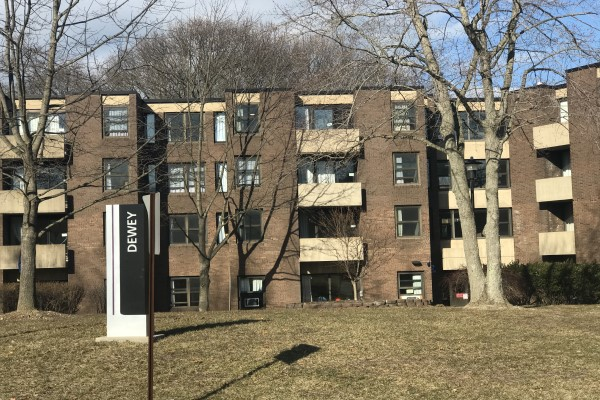
#> input picture SourceImages/stitch_m.jpg, 600 x 400 px
$ jupyter execute Khandaker_Abid_115478345_hw3.ipynb   (shell and % lines are left out)
#> lines starting #> are read from the running program, lines starting #| are printed output that depends on the picture
# CSE327 Homework3

**Due date: 23:59 on November 10, 2024 EST (Sunday)**

---
In this semester, we will use Google Colab for the assignments, which allows us to utilize resources that some of us might not have in their local machines such as GPUs. You will need to use your Stony Brook (*.stonybrook.edu) account for coding and Google Drive to save your results.

## Google Colab Tutorial
---
Go to https://colab.research.google.com/notebooks/, you will see a tutorial named "Welcome to Colaboratory" file, where you can learn the basics of using google colab.

Settings used for assignments: ***Edit -> Notebook Settings -> Runtime Type (Python 3)***.

## Local Machine Prerequisites
---
Since we are using Google Colab, all the code is run on the server environment where lots of libraries or packages have already been installed. In case of missing
 libraries or if you want to install them in your local machine, below are the links for installation.
* **Install Python 3.6**: https://www.python.org/downloads/ or use Anaconda (a Python distribution) at https://docs.continuum.io/anaconda/install/. Below are some materials and tutorials which you may find useful for learning Python if you are new to Python.
  - https://docs.python.org/3.6/tutorial/index.html
  - https://www.learnpython.org/
  - http://docs.opencv.org/3.0-beta/doc/py_tutorials/py_tutorials.html
  - http://www.scipy-lectures.org/advanced/image_processing/index.html

* **Install Python packages**: install Python packages: `numpy`, `matplotlib`, `opencv-python` using pip, for example:
```
pip install numpy matplotlib opencv-python
```
	Note that when using “pip install”, make sure that the version you are using is python3. Below are some commands to check which python version it uses in you machine. You can pick one to execute:

```
    pip show pip

    pip --version

    pip -V

```

Incase of wrong version, use pip3 for python3 explictly.

* **Install Jupyter Notebook**: follow the instructions at http://jupyter.org/install.html to install Jupyter Notebook and familiarize yourself  with it. *After you have installed Python and Jupyter Notebook, please open the notebook file 'HW1.ipynb' with your Jupyter Notebook and do your homework there.*

## Description
---
In this homework you will work on perspective projection and using SIFT features for scene stitching. There are 3 problems in this homework with a total of ***100 points (plus 10 Bonus points)***. Be sure to read **Submission Guidelines** below. They are important.

## Using SIFT in OpenCV 3.x.x in Local Machine
---
Feature descriptors like SIFT and SURF are no longer included in OpenCV since version 3. This section provides instructions on how to use SIFT for those who use OpenCV 3.x.x. If you are using OpenCV 2.x.x then you are all set, please skip this section. Read this if you are curious about why SIFT is removed https://www.pyimagesearch.com/2015/07/16/where-did-sift-and-surf-go-in-opencv-3/.

**We strongly recommend you to use SIFT methods in Colab for this homework**, the details will be described in the next section.

However, if you want to use SIFT in your local machine, one simple way to use the OpenCV in-built function `SIFT` is to switch back to version 2.x.x, but if you want to keep using OpenCV 3.x.x, do the following:
1. uninstall your original OpenCV package
2. install opencv-contrib-python using pip (pip is a Python tool for installing packages written in Python), please find detailed instructions at https://pypi.python.org/pypi/opencv-contrib-python

After you have your OpenCV set up, you should be able to use `cv2.xfeatures2d.SIFT_create()` to create a SIFT object, whose functions are listed at http://docs.opencv.org/3.0-beta/modules/xfeatures2d/doc/nonfree_features.html

## Using SIFT in OpenCV 3.x.x in Colab (RECOMMENDED)
---
The default version of OpenCV in Colab is 3.4.3. If we use SIFT method directly, typically we will get this error message:

```
error: OpenCV(3.4.3) /io/opencv_contrib/modules/xfeatures2d/src/sift.cpp:1207: error: (-213:The function/feature is not implemented) This algorithm is patented and is excluded in this configuration; Set OPENCV_ENABLE_NONFREE CMake option and rebuild the library in function 'create'

```

One simple way to use the OpenCV in-built function `SIFT` in Colab is to switch the version to the one from 'contrib'. Below is an example of switching OpenCV version:

1. Run the following command in one section in Colab, which has already been included in this assignment:
```
pip install opencv-contrib-python==3.4.2.17
```
2. Restart runtime by
```
Runtime -> Restart Runtime
```

Then you should be able to use use `cv2.xfeatures2d.SIFT_create()` to create a SIFT object, whose functions are listed at http://docs.opencv.org/3.0-beta/modules/xfeatures2d/doc/nonfree_features.html

## Some Resources
---
In addition to the tutorial document, the following resources can definitely help you in this homework:
- http://opencv-python-tutroals.readthedocs.io/en/latest/py_tutorials/py_feature2d/py_matcher/py_matcher.html
- http://docs.opencv.org/3.1.0/da/df5/tutorial_py_sift_intro.html
- http://docs.opencv.org/3.0-beta/modules/xfeatures2d/doc/nonfree_features.html?highlight=sift#cv2.SIFT
- http://docs.opencv.org/3.0-beta/doc/py_tutorials/py_imgproc/py_geometric_transformations/py_geometric_transformations.html

[cell 1]
# pip install the OpenCV version from 'contrib'
#!pip install opencv-contrib-python==4.10.0.84    not needed

[cell 2]
# import packages here
import cv2
import math
import numpy as np
import matplotlib.pyplot as plt
print(cv2.__version__) # verify OpenCV version

[cell 3]
# Mount your google drive where you've saved your assignment folder
from google.colab import drive
drive.mount('/content/gdrive')

[cell 4]
# Set your working directory (in your google drive)
#   change it to your specific homework directory.
%cd '/content/gdrive/My Drive/CSE327/Khandaker_Abid_115478345_hw3'

## Problem 1: Pinhole camera model
{30 points} The figure below shows a typical pinhole camera model. We construct a camera frame of reference centered at the focal point of the camera with the z axis along the principal optical axis of the device. The focal length of this camera, f, is 8mm, the CCD sensor on the focal plane is 4mm wide and 3mm tall as shown. The sensor is divided into a grid of 800 pixels in the x direction and 600pixels in the y direction. The center of the imaging array corresponds to the point where the optical axis cuts the focal plane. The pixel coordinates are indexed from the bottom right hand corner as shown (Attention on the axes directions).

- **Step 1 (5pt)**. Compute the matrix of intrinsic parameters which relates the coordinates of features given with respect to the camera frame to the pixel coordinates of the projection of that point on the sensor. That is give an A such that:

######## Your answer here ########

[cell 5]
#   [ [8, 0, 0, 0]
#     [0, 8, 0, 0]
#     [0, 0, 1, 0] ]
#reasoning: focal length 8mm, no apparant skew, optical plane appears to be at (0,0), no extrinsic factors mentioned

- **Step 2 (10pt)**. Consider a wireframe cube 2 meters on side that is initially centered and axis-aligned with the cameras frame of reference; that is, initially the frame of reference of the cube and the frame of reference of the camera are initially coincident. Now consider what would happen if we first rotated the cube about the axis (3,4,-1) by 60 degrees then translated it by +10 meters along the z-axis (remember to normalize the axis to unit length).

> (i) Use a numpy array to represent the 4x4 matrix of extrinsic parameters which corresponds to the transformation from the blocks new frame of reference to the camera frame. Use the **axis/angle representation** for rotation (remember to include translation). Refer to section 2.1.4 in Szeliski for more details.

[cell 6]
######## Your code here ##########
def cross_prod_form(x):
  return np.array([
      [0,       -1*x[2],   x[1]],
      [x[2],    0,      -1*x[0]],
      [-1*x[1], x[0],         0]
  ])
def transformation(rot_axis, rot_angle, translation):
  rot_axis = rot_axis/np.linalg.norm(rot_axis)
  i = np.identity(3);
  nx = cross_prod_form(rot_axis);
  rot = (i) + (np.sin(np.deg2rad(rot_angle))*nx) + ((1-np.cos(np.deg2rad(rot_angle)))*(np.matmul(nx,nx)));
  ext_mat = np.zeros((4, 3));
  ext_mat[0:3, 0:3] = rot;
  ext_mat = np.column_stack((ext_mat, np.append(translation, 1)));

  #calculate the 4x4 matrix using axis/angle representation

  return ext_mat

> (ii) Use a numpy array to represent the 4x4 matrix of extrinsic parameters which corresponds to the transformation from the blocks new frame of reference to the camera frame. Use the **quaternion representation** for rotation. Verify that you get the same result in (i) and (ii). The quaternion definition based on the axis/angle representation is given below. Refer to section 2.1.4 in Szeliski for more details.

[cell 7]
######## Your code here ##########

def transformation_quaternion(rot_axis, rot_angle, translation):

  #calculate the 4x4 matrix using the quaternion representation
  rot_axis = rot_axis/np.linalg.norm(rot_axis)
  i = np.identity(3);
  v = np.sin(np.deg2rad(rot_angle/2))*rot_axis;
  w = np.cos(np.deg2rad(rot_angle/2));
  vx = cross_prod_form(v);
  rot = i + ((2*w)*vx) + (2*np.matmul(vx,vx));
  ext_mat_quaternion = np.zeros((4, 3));
  ext_mat_quaternion[0:3, 0:3] = rot;
  ext_mat_quaternion = np.column_stack((ext_mat_quaternion, np.append(translation, 1)));
  return ext_mat_quaternion

#test
axis = np.array([3, 4, -1]);
angle = 60;
translation = np.array([0, 0, 10]);
print(transformation(axis, angle, translation));
print(transformation_quaternion(axis, angle, translation));
#they're the same. seems to be working great

- **Step 3 (10pt)**. Use your answers above to compute where the vertices of the cube would appear on the image in pixel coordinates. Plot these vertices using python and connect the vertices by line segments.

[cell 8]
######## Your code here ##########

def get_pixel_coordinates(vertices, int_mat, ext_mat):

  # calculate where each vertex of the cube maps to, in pixel coordinates.
  vertices_pixel = [];
  for v in vertices:
    vertices_pixel.append(int_mat @ (ext_mat @ (np.append(v, 1))));
  return vertices_pixel


def draw_cube(vertices_pixel):
  edges = np.array([
      [0,1],[1,2],[2,3],[3,0],
      [4,5],[5,6],[6,7],[7,4],
      [0,4],[1,5],[2,6],[3,7]
  ])
  fig = plt.figure()
  ax = fig.add_subplot(111, projection="3d")
  for v in vertices_pixel:
    ax.scatter(v[0], v[1], v[2], color = 'red')
  for a,b in edges:
    ax.plot([vertices_pixel[a][0],vertices_pixel[b][0]],
            [vertices_pixel[a][1],vertices_pixel[b][1]],
            [vertices_pixel[a][2],vertices_pixel[b][2]],
            color = 'blue')
  plt.show()
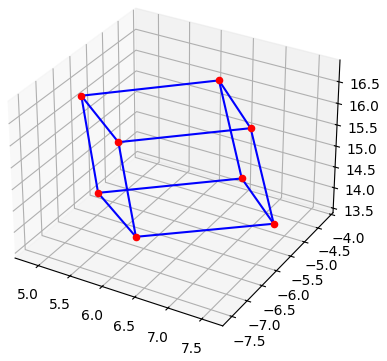
#> figure drawn by matplotlib, 1 panel
  # draw cube using matplotlib.pyplot
  # use imshow to show your output

mat = transformation(axis, angle, translation)
draw_cube(get_pixel_coordinates(np.array([
    [-1, -1, -1],
    [1, -1, -1],
    [1, 1, -1],
    [-1, 1, -1],
    [-1, -1, 1],
    [1, -1, 1],
    [1, 1, 1],
    [-1, 1, 1]
]), mat, mat))

- **Step 4 (5pt)**. Find out where the points at infinity corresponding to the x, y and z directions of the cube's new frame of reference would project onto the image (**hint:** extend parallel lines)

[cell 9]
######## Your code here ##########
#no clue on this
# [5 lines left out: function get_vanishing_points, not called in this run]

print("vanishing point in x:", )
print("vanishing point in y:", )
print("vanishing point in z:", )

## Problem 2: Camera calibration

{30 points} A fixed camera views a table of variable height, illuminated by a projector that projects a cross-pattern onto the table. The system is to be calibrated by adjusting the height of the table to heights of precisely 50mm, 100mm, and 200mm. At each of these heights, the center of the cross-pattern is measured in images at the following positions (in pixels): (u, v) = (100, 250), (140, 340), and (200, 450), respectively. Notice that the projected ray of light has the same algebraic representation as the ray imaging to a camera. To simplify matters, choose a convenient world frame.

- **Step 1 (5pt)**. What are the (i) perspective projection camera model (i.e. the model that contains all the perspective projection parameters) and the (ii) projective camera model (i.e. the model that relates directly the point in 3D with its final projection in the image), specialized for this particular problem configuration? Give your answer as equations using homogeneous coordinates that show how a scene point is mapped to an image point.

######## Your answer here ########

[cell 10]
#given that we are only changing height for the table, in world coordinates
#we can map X and Y as 0 and map Z as height h, with an appended 1 for homogenous coordinates

#i.
# [u]   [f  0  cx 0] [R11 R12 R13 tx] [0]   [P11  P12  P13  P14]  [0]
# [v] = [0  f  cy 0] [R21 R22 R23 ty] [0] = [P21  P12  P23  P24]  [0]
# [w]   [0  0   1 0] [R31 R32 R33 tz] [Z]   [P31  P32  P33  P34]  [Z]
#                    [ 0   0   0   1] [1]                         [1]

#ii.
# [u]   [0   0   P13 P14] [0]       u/w, v/w give image coordinates
# [v] = [0   0   P23 P24] [0]       can get away with making w = 1 when converting from pixel to world
# [w]   [0   0   P33 P34] [Z]
#                         [1]

# Z in both is the area of interest given table height changes, X and Y conveniently set to 0 for simiplification since not necessary
# left half of projection matrix set to 0 because they don't matter in calculation (world column vec only has two non-trivial rows)

- **Step 2 (5pt)**. In the projective camera model you defined in previous step, how many degrees of freedom are there in order to calibrate this system?

######## Your answer here ########

While perspective projections normally have 8 DOF, my simplified projection matrix given our scenario has 6 DOF, the last 2 columns.

- **Step 3 (10pt)**. Compute all of the calibration parameters for this problem (use your projective camera model from the previous steps). (**hint** : Convert the problem to the form Ax=b where x is a column vector of all the unknowns, and use numpy arrays to solve for the linear least squares solution. Use the pseudo-inverse.)

[cell 11]
######## Your code here ##########
# thought process: AX = B where A = proj_mat, X = set of heights, B = set of pixel coords
#                  A = B(X^(-1))   multiply B by pseudo-inverse of X
def get_projective(heights, pixel_coordinates):
  u = [];
  for h in heights:
    u.append(np.array([h, 1])); #homogenizes heights
  u = np.array(u).T;  #makes column vec
  v = [];
  for p in pixel_coordinates:
    v.append(np.array([p[0], p[1], 1])); #homogenizes pixel coords
  v = np.array(v).T;  #makes column vec
  # solving the system using pseudo-inverse, return the projective matrix
  inv = np.linalg.pinv(u)
  projective_mat = np.matmul(v, inv)
  projective_mat = np.column_stack((np.zeros((3, 2)), projective_mat))   #a
  return projective_mat

heights = np.array([50, 100, 200])
pixel_coordinates = np.array([[100, 250], [140, 340], [200, 450]])

proj_mat = get_projective(heights, pixel_coordinates)
print("Projective Matrix:")
print(proj_mat)

- **Step 4 (10pt)**. Recover the height of the table when the cross is measured in three new images at the following pixel coordinates. Show how you obtained your answers as well.

> (i) (130, 310)

> (ii) (170, 380)

> (iii) (190, 300)

[cell 12]
######## Your code here ##########
# to solve this I used a system of equations dealing with the matrix. I treated this as an AX = B problem
# where we know A and B and are trying to get X, in the form [0,0,h,1]. This can be cleverly set up as a system in reference
# to only columns 3 and 4 of the matrix (the only ones that matter according to my previous answers). From here we
# can use linear least squares to guarantee the answer, which will be in the [0,0] index

def get_height(projective_mat, pixel_coordinates):

  # calculate height which corresponds to each pixel coordinate
  u = pixel_coordinates[0];
  v = pixel_coordinates[1];
  col_3 = projective_mat[:, 2];
  col_4 = projective_mat[:, 3];
  x = np.array([
      [col_3[0]-u*col_3[2]],
      [col_3[1]-v*col_3[2]]
  ])
  y = np.array([
      u*col_4[2]-col_4[0],
      v*col_4[2]-col_4[1]
  ])
  return (np.linalg.lstsq(x, y, rcond = None)[0][0]);

print("height corresponding to (130, 310):", get_height(proj_mat, (130, 310)))
print("height corresponding to (170, 380):", get_height(proj_mat, (170, 380)))
print("height corresponding to (190, 300):", get_height(proj_mat, (190, 300)))

## Problem 3: Scene stitching with SIFT features
{40 points + 10 bonus} You will match and align between different views of a scene with SIFT features.

Use `cv2.copyMakeBorder` function to pad the center image with zeros into a larger size. *Hint: the final output image should be of size 1608 × 1312.* Extract SIFT features for all images and go through the same procedures as you did in HW2 problem 1. Your goal is to find the affine transformation between the two images and then align one of your images to the other using `cv2.warpPerspective`. Use the `cv2.addWeighted` function to blend the aligned images and show the stitched result. Examples can be found at http://docs.opencv.org/trunk/d0/d86/tutorial_py_image_arithmetics.html.
Use parameters **0.5 and 0.5** for alpha blending.

- **Step 1 (15pt)**. Compute the transformation from the right image to the center image. Warp the right image with the computed transformation. Stitch the center and right images with alpha blending. Display the SIFT feature matching between the center and right images like you did in HW2 problem 1. Display the stitched result (center and right image).

- **Step 2 (15pt)** Compute the transformation from the left image to the stitched image from step 1. Warp the left image with the computed transformation. Stich the left and result images from step 1 with alpha blending. Display the SIFT feature matching between the result image from step 1 and the left image like what you did in HW2 problem 1. Display the final stitched result (all three images).

- **Step 3 (10pt)**. Instead of using `cv2.addWeighted` to do the blending, implement Laplacian Pyramids to blend the two aligned images. Tutorials can be found at http://opencv-python-tutroals.readthedocs.io/en/latest/py_tutorials/py_imgproc/py_pyramids/py_pyramids.html. Display the stitched result (center and right image) and the final stitched result (all three images) with laplacian blending instead of alpha blending.

- **Bonus (10pt)**. Follow the same steps as above for 3 images that you personally collect. These images should have some overlap between left-middle and middle-right. Refer to the provided 3 images in SourceImages folder for reference.

Note that for the resultant stitched image, some might have different intensity in the overlapping and other regions, namely the overlapping region looks brighter or darker than others. To get full credit, the final image should have uniform illumination.

Hints: You need to find the warping matrix between images with the same mechanism from HW2 problem 1. You will need as many reliable matches as possible to find a good homography so DO NOT use 0.1 here. A suggested value would be 0.75 in this case.

When you warp the image with cv2.warpPerspective, an important trick is to pass in the correct parameters so that the warped image has the same size with the padded_center image. Once you have two images with the same size, find the overlapping part and do the blending.

[cell 13]
#P.S: I made the laplacian blend function over colored versions of the images. It was harder to do, but I like the way it looks, so I committed to that.
imgCenter = cv2.imread('SourceImages/stitch_m.jpg',0)
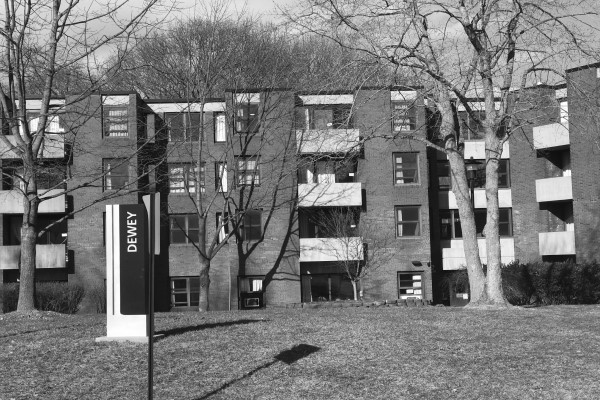
#> imgCenter: shape (400, 600); min 5, max 255, mean 118.9
imgRight  = cv2.imread('SourceImages/stitch_r.jpg',0)
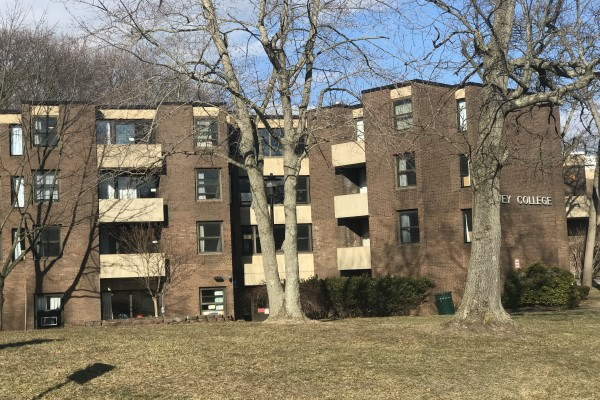
#> input picture SourceImages/stitch_r.jpg, 600 x 400 px
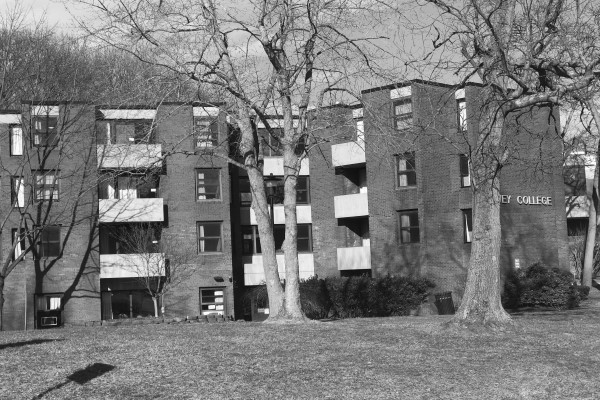
#> imgRight: shape (400, 600); min 4, max 255, mean 121.7
imgLeft   = cv2.imread('SourceImages/stitch_l.jpg',0)
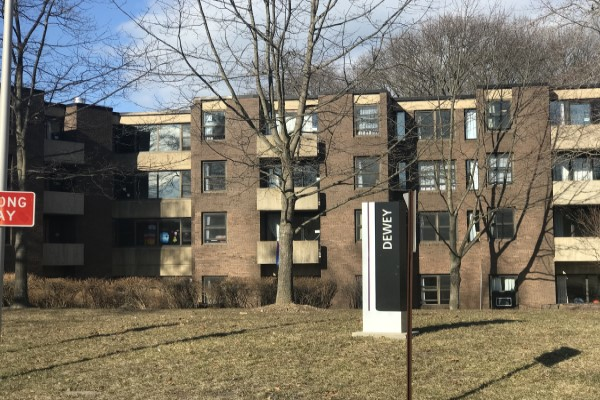
#> input picture SourceImages/stitch_l.jpg, 600 x 400 px
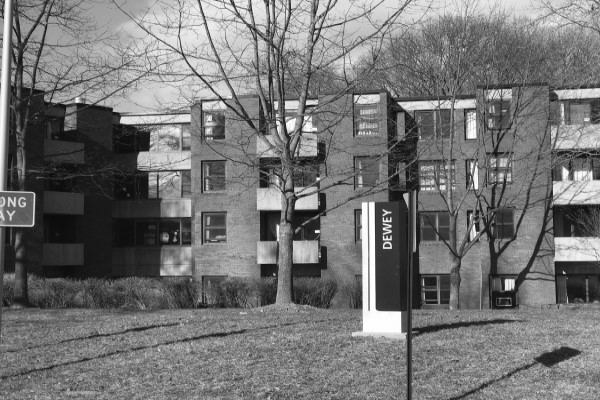
#> imgLeft: shape (400, 600); min 8, max 255, mean 116.3
imgCenter_L = cv2.imread('SourceImages/stitch_m.jpg')
#> imgCenter_L is the input picture: shape (400, 600, 3); mean B, G, R 101.5, 118.6, 126.2
imgRight_L = cv2.imread('SourceImages/stitch_r.jpg')
#> imgRight_L is the input picture: shape (400, 600, 3); mean B, G, R 105.6, 121.5, 128.3
#> (the rest of the program and of its run is left out)
